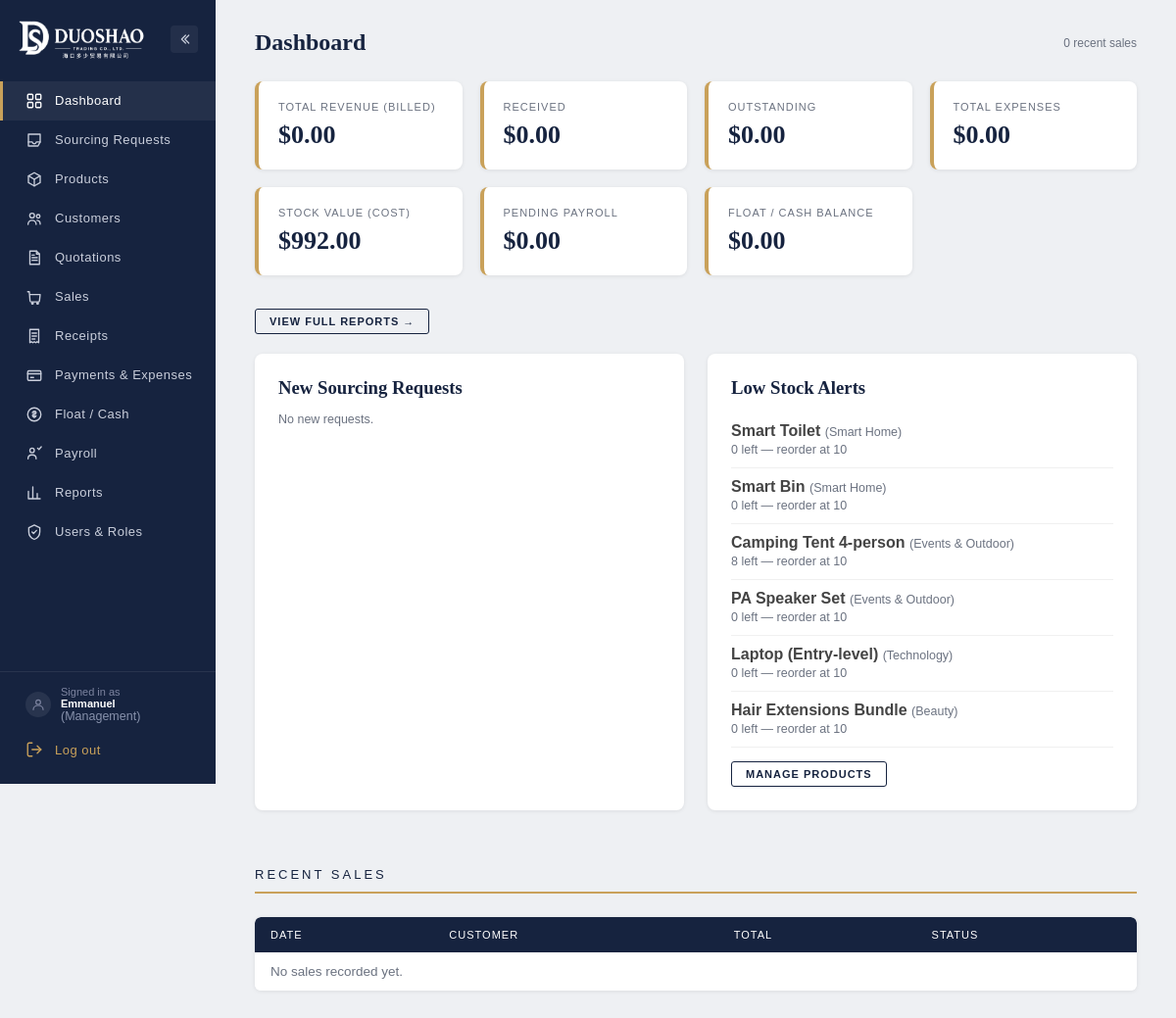
Page /admin/ (signed in) on the earlier database version.
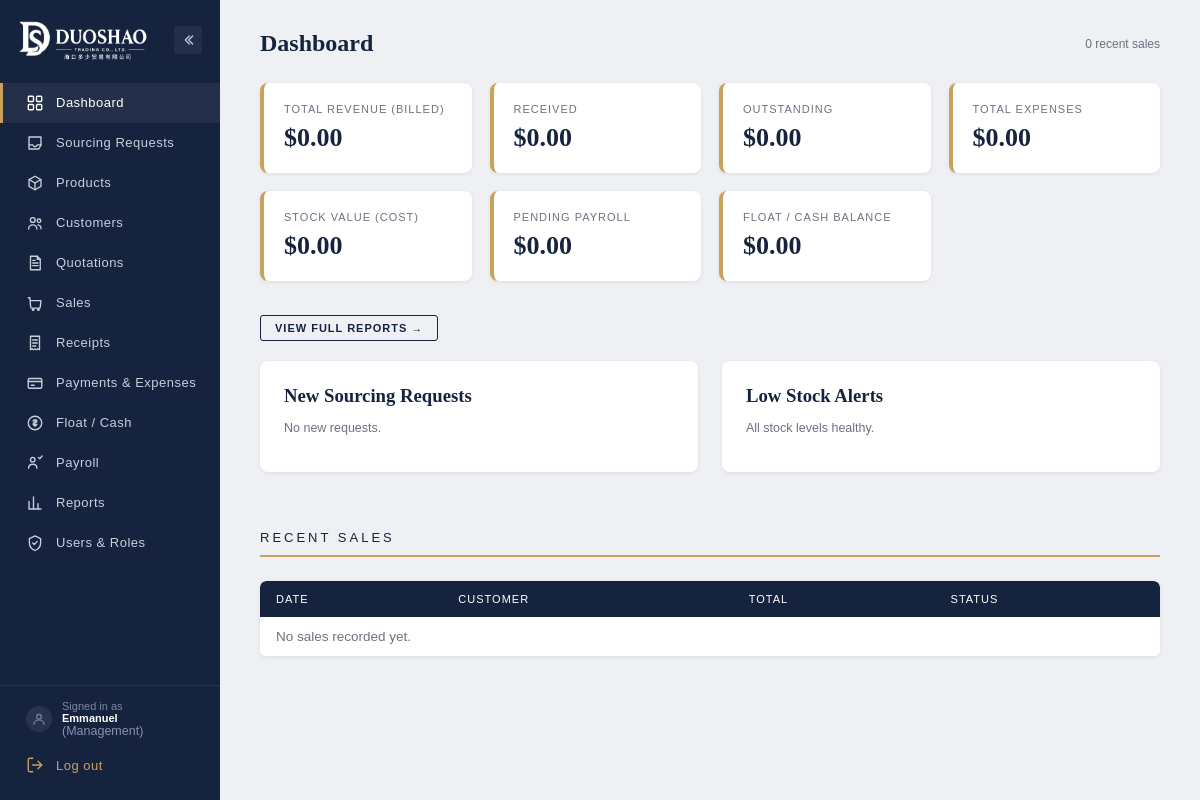
Same page on the later database version.
### duoshao/models.py (models this page shows, shortened)
class User(UserMixin, db.Model):
    id = db.Column(db.Integer, primary_key=True)
    username = db.Column(db.String(120), unique=True, nullable=False)  # staff: chosen username / clients: their email
    password_hash = db.Column(db.String(255), nullable=False)
    full_name = db.Column(db.String(120), nullable=False)
    role = db.Column(db.String(20), default="worker")  # admin / finance_hr / worker / client
    customer_id = db.Column(db.Integer, db.ForeignKey("customer.id"), nullable=True)  # set only for role='client'
    email = db.Column(db.String(120))  # for staff: where to send notifications, if different from username
    active = db.Column(db.Boolean, default=True)
    email_verified = db.Column(db.Boolean, default=False)
    created_at = db.Column(db.DateTime, default=datetime.utcnow)
    customer = db.relationship("Customer", backref=db.backref("user_account", uselist=False))
    @property
    def is_admin(self):
        return self.role == "admin"
    @property
    def is_finance(self):
        return self.role in ("admin", "finance_hr")
    @property
    def is_worker(self):
        return self.role in ("admin", "finance_hr", "worker")
    @property
    def is_client(self):
        return self.role == "client"
    @property
    def role_label(self):
        return {
            "admin": "Management",
            "finance_hr": "Finance / HR",
            "worker": "Worker",
            "client": "Client",
        }.get(self.role, self.role.title())

class Product(db.Model):
    __tablename__ = "stock_item"  # kept as the original table name — no data migration needed
    id = db.Column(db.Integer, primary_key=True)
    name = db.Column(db.String(150), nullable=False)
    sku = db.Column(db.String(60), unique=True)
    category = db.Column(db.String(80))
    description = db.Column(db.Text)
    image_filename = db.Column(db.String(255))
    quantity = db.Column(db.Integer, default=0)
    reorder_level = db.Column(db.Integer, default=5)
    unit_cost_usd = db.Column(db.Float, default=0)  # internal cost — never shown publicly
    unit_price_usd = db.Column(db.Float, default=0)  # what the customer pays
    active = db.Column(db.Boolean, default=True)  # visible on the public catalog
    variant_label = db.Column(db.String(40))  # e.g. "Color", "Size" — shown above the picker on the product page
    variant_options = db.Column(db.Text)  # comma-separated choices, e.g. "Red, Blue, Black" — same price/stock for all
    gallery_images = db.Column(db.Text)  # comma-separated additional image filenames, shown alongside the main photo
    location = db.Column(db.String(20))  # Zambia / Zimbabwe — where this stock is physically held
    created_at = db.Column(db.DateTime, default=datetime.utcnow)
    updated_at = db.Column(db.DateTime, default=datetime.utcnow, onupdate=datetime.utcnow)

### duoshao/admin/routes.py (the view)
@admin_bp.route("/")
@login_required
def dashboard():
    expire_stale_online_orders()  # release any abandoned PayPal/Card reservations first
    total_sales = db.session.query(func.coalesce(func.sum(Sale.id * 0), 0)).scalar()  # placeholder unused
    sales = Sale.query.all()
    total_revenue = sum(s.total for s in sales)
    total_received = sum(s.amount_received for s in sales)
    total_outstanding = round(total_revenue - total_received, 2)
    total_expenses = db.session.query(func.coalesce(func.sum(Expense.amount_usd), 0)).scalar()
    pending_payroll = db.session.query(func.coalesce(func.sum(PayrollRun.amount_usd), 0)) \
        .filter(PayrollRun.status == "pending").scalar()
    low_stock = Product.query.filter(Product.quantity <= Product.reorder_level, Product.active == True).all()
    new_requests = SourcingRequest.query.filter_by(status="new").order_by(SourcingRequest.created_at.desc()).all()
    stock_value = db.session.query(
        func.coalesce(func.sum(Product.quantity * Product.unit_cost_usd), 0)
    ).scalar()
    recent_sales = Sale.query.order_by(Sale.created_at.desc()).limit(6).all()
    float_balance = compute_float_balance()
    return render_template(
        "admin/dashboard.html",
        total_revenue=total_revenue,
        total_received=total_received,
        total_outstanding=total_outstanding,
        total_expenses=total_expenses,
        pending_payroll=pending_payroll,
        low_stock=low_stock,
        new_requests=new_requests,
        stock_value=stock_value,
        recent_sales=recent_sales,
        float_balance=float_balance,
    )

### duoshao/templates/admin/dashboard.html (shortened to what this page needs)
{% extends "admin/base.html" %}
{% block content %}
<div class="admin-topbar">
  <h1>Dashboard</h1>
  <span class="user-chip">{{ recent_sales|length }} recent sales</span>
</div>
{% if current_user.is_finance %}
<div class="stat-grid">
  <div class="stat-card">
    <div class="label">Total Revenue (Billed)</div>
    <div class="value">${{ "%.2f"|format(total_revenue) }}</div>
  </div>
  <div class="stat-card">
    <div class="label">Received</div>
    <div class="value">${{ "%.2f"|format(total_received) }}</div>
  </div>
  <div class="stat-card {{ 'alert' if total_outstanding > 0 }}">
    <div class="label">Outstanding</div>
    <div class="value">${{ "%.2f"|format(total_outstanding) }}</div>
  </div>
  <div class="stat-card">
    <div class="label">Total Expenses</div>
    <div class="value">${{ "%.2f"|format(total_expenses) }}</div>
  </div>
  <div class="stat-card">
    <div class="label">Stock Value (Cost)</div>
    <div class="value">${{ "%.2f"|format(stock_value) }}</div>
  </div>
  <div class="stat-card {{ 'alert' if pending_payroll > 0 }}">
    <div class="label">Pending Payroll</div>
    <div class="value">${{ "%.2f"|format(pending_payroll) }}</div>
  </div>
  <div class="stat-card">
    <div class="label">Float / Cash Balance</div>
    <div class="value">${{ "%.2f"|format(float_balance) }}</div>
  </div>
</div>
<div style="margin-bottom:20px;">
  <a href="{{ url_for('admin.reports') }}" class="btn btn-outline btn-sm">View Full Reports →</a>
</div>
{% endif %}
<div style="display:flex; gap:24px; flex-wrap:wrap;">
  <div class="card-block" style="flex:1; min-width:320px;">
    <h3 style="margin-bottom:14px;">New Sourcing Requests</h3>
    {% if new_requests %}
      {% for r in new_requests[:6] %}
      <div style="padding:10px 0; border-bottom:1px solid #f0f0f0;">
        <strong>{{ r.product_name }}</strong> <span class="muted">— {{ r.customer_name }}</span><br>
        <span class="muted">{{ r.contact }} · {{ r.created_at.strftime('%d %b %Y') }}</span>
      </div>
      {% endfor %}
      <a href="{{ url_for('admin.requests_list') }}" class="btn btn-outline btn-sm" style="margin-top:14px;">View All</a>
    {% else %}
      <p class="muted">No new requests.</p>
    {% endif %}
  </div>
  <div class="card-block" style="flex:1; min-width:320px;">
    <h3 style="margin-bottom:14px;">Low Stock Alerts</h3>
    {% if low_stock %}
      {% for s in low_stock[:6] %}
      <div style="padding:10px 0; border-bottom:1px solid #f0f0f0;">
        <strong>{{ s.name }}</strong> <span class="muted">({{ s.category }})</span><br>
        <span class="muted">{{ s.quantity }} left — reorder at {{ s.reorder_level }}</span>
      </div>
      {% endfor %}
      <a href="{{ url_for('admin.products') }}" class="btn btn-outline btn-sm" style="margin-top:14px;">Manage Products</a>
    {% else %}
      <p class="muted">All stock levels healthy.</p>
    {% endif %}
  </div>
</div>
<div class="section-title" style="margin-top:34px;"><span>Recent Sales</span></div>
<div class="table-wrap">
  <table class="data-table">
    <thead><tr><th>Date</th><th>Customer</th><th>Total</th><th>Status</th></tr></thead>
    <tbody>
      {% for s in recent_sales %}
      <tr onclick="window.location='{{ url_for('admin.sale_detail', sale_id=s.id) }}'" style="cursor:pointer;">
        <td>{{ s.date.strftime('%d %b %Y') }}</td>
        <td>{{ s.display_customer }}</td>
        <td>${{ "%.2f"|format(s.total) }}</td>
        <td><span class="badge badge-{{ 'paid' if s.status == 'paid' else ('partial' if s.status == 'partially_paid' else 'pending') }}">{{ s.status|replace('_',' ') }}</span></td>
      </tr>
      {% else %}
      <tr><td colspan="4" class="muted">No sales recorded yet.</td></tr>
      {% endfor %}
    </tbody>
  </table>
</div>
{% endblock %}

### duoshao/templates/admin/base.html (shortened to what this page needs)
<!DOCTYPE html>
<html lang="en">
<head>
<link rel="stylesheet" href="{{ url_for('static', filename='css/style.css') }}?v={{ asset_version('css/style.css') }}">
</head>
<body>
{% macro nav_icon(name) %}
{% if name == 'dashboard' %}
<svg viewBox="0 0 24 24"><rect x="3" y="3" width="7" height="7" rx="1.2"></rect><rect x="14" y="3" width="7" height="7" rx="1.2"></rect><rect x="3" y="14" width="7" height="7" rx="1.2"></rect><rect x="14" y="14" width="7" height="7" rx="1.2"></rect></svg>
{% elif name == 'requests' %}
<svg viewBox="0 0 24 24"><path d="M4 4h16v10.5L17 20H4z"></path><path d="M4 14.5h5.2c.3 1.4 1.5 2.5 2.8 2.5s2.5-1.1 2.8-2.5H20"></path></svg>
{% elif name == 'products' %}
<svg viewBox="0 0 24 24"><path d="M12 3l8 4.6v9L12 21l-8-4.4v-9z"></path><path d="M4.5 7.6L12 12l7.5-4.4"></path><path d="M12 12v9"></path></svg>
{% elif name == 'customers' %}
<svg viewBox="0 0 24 24"><circle cx="9" cy="8" r="3.2"></circle><path d="M3.5 20c0-3.4 2.6-5.6 5.5-5.6s5.5 2.2 5.5 5.6"></path><circle cx="17.3" cy="9" r="2.4"></circle><path d="M15.8 14.6c2.4.2 4.2 2.1 4.2 5"></path></svg>
{% elif name == 'quotations' %}
<svg viewBox="0 0 24 24"><path d="M6 3h9l4 4v14H6z"></path><path d="M15 3v4h4"></path><path d="M9 12h7M9 15.5h7M9 8.5h3"></path></svg>
{% elif name == 'sales' %}
<svg viewBox="0 0 24 24"><path d="M3 5h2.2l1 12.4a1.6 1.6 0 001.6 1.5h9.6a1.6 1.6 0 001.6-1.4l1-8.6H6.4"></path><circle cx="9.5" cy="20.5" r="1.1"></circle><circle cx="16.5" cy="20.5" r="1.1"></circle></svg>
{% elif name == 'receipts' %}
<svg viewBox="0 0 24 24"><path d="M6 3h12v18l-2.2-1.4L14 21l-2-1.4L10 21l-1.8-1.4L6 21z"></path><path d="M9 8h6M9 12h6M9 16h4"></path></svg>
{% elif name == 'expenses' %}
<svg viewBox="0 0 24 24"><rect x="3" y="6" width="18" height="13" rx="1.6"></rect><path d="M3 10h18"></path><path d="M7 15h4"></path></svg>
{% elif name == 'float' %}
<svg viewBox="0 0 24 24"><circle cx="12" cy="12" r="9"></circle><path d="M12 7.5v9M9.5 9.7c0-1.2 1.1-2 2.5-2s2.5.8 2.5 2-1.1 1.8-2.5 1.8-2.5.7-2.5 1.9 1.1 2 2.5 2 2.5-.8 2.5-2"></path></svg>
{% elif name == 'payroll' %}
<svg viewBox="0 0 24 24"><circle cx="9" cy="7.5" r="3"></circle><path d="M3.5 19c0-3.2 2.5-5.3 5.5-5.3s5.5 2.1 5.5 5.3"></path><path d="M16.5 4.5l1.8 1.8 3.2-3.6"></path></svg>
{% elif name == 'reports' %}
<svg viewBox="0 0 24 24"><path d="M4 20V10M10 20V4M16 20v-7M4 20h16"></path></svg>
{% elif name == 'users' %}
<svg viewBox="0 0 24 24"><path d="M12 2.5l7.5 3.6v5.4c0 5-3.2 8.7-7.5 10.5-4.3-1.8-7.5-5.5-7.5-10.5V6.1z"></path><path d="M9 12l2 2 4-4.2"></path></svg>
{% elif name == 'logout' %}
<svg viewBox="0 0 24 24"><path d="M9 21H5a2 2 0 01-2-2V5a2 2 0 012-2h4"></path><path d="M16 17l5-5-5-5"></path><path d="M21 12H9"></path></svg>
{% elif name == 'user' %}
<svg viewBox="0 0 24 24"><circle cx="12" cy="8.5" r="3.5"></circle><path d="M4.5 20c0-4 3.4-6.5 7.5-6.5s7.5 2.5 7.5 6.5"></path></svg>
{% elif name == 'chevrons' %}
<svg viewBox="0 0 24 24"><path d="M14 6l-6 6 6 6"></path><path d="M19 6l-6 6 6 6"></path></svg>
{% endif %}
{% endmacro %}
<div class="admin-shell">
  <aside class="admin-sidebar no-print" id="adminSidebar">
    <div class="sidebar-top">
      <img class="logo" src="{{ url_for('static', filename='img/logo-white.png') }}" alt="Duoshao Trading">
      <button class="collapse-btn" id="collapseToggle" aria-label="Toggle sidebar" title="Toggle sidebar">
        {{ nav_icon('chevrons') }}
      </button>
    </div>
    <nav class="sidebar-nav">
      <a href="{{ url_for('admin.dashboard') }}" class="{{ 'active' if request.endpoint == 'admin.dashboard' }}" title="Dashboard">
        <span class="nav-icon">{{ nav_icon('dashboard') }}</span><span class="nav-text">Dashboard</span>
      </a>
      <a href="{{ url_for('admin.requests_list') }}" class="{{ 'active' if request.endpoint == 'admin.requests_list' }}" title="Sourcing Requests">
        <span class="nav-icon">{{ nav_icon('requests') }}</span><span class="nav-text">Sourcing Requests</span>
      </a>
      <a href="{{ url_for('admin.products') }}" class="{{ 'active' if request.endpoint == 'admin.products' }}" title="Products">
        <span class="nav-icon">{{ nav_icon('products') }}</span><span class="nav-text">Products</span>
      </a>
      <a href="{{ url_for('admin.customers') }}" class="{{ 'active' if request.endpoint == 'admin.customers' }}" title="Customers">
        <span class="nav-icon">{{ nav_icon('customers') }}</span><span class="nav-text">Customers</span>
      </a>
      <a href="{{ url_for('admin.quotations_list') }}" class="{{ 'active' if request.endpoint in ['admin.quotations_list','admin.quotation_new','admin.quotation_detail'] }}" title="Quotations">
        <span class="nav-icon">{{ nav_icon('quotations') }}</span><span class="nav-text">Quotations</span>
      </a>
      <a href="{{ url_for('admin.sales_list') }}" class="{{ 'active' if request.endpoint in ['admin.sales_list','admin.sales_new','admin.sale_detail'] }}" title="Sales">
        <span class="nav-icon">{{ nav_icon('sales') }}</span><span class="nav-text">Sales</span>
      </a>
      <a href="{{ url_for('admin.receipts_list') }}" class="{{ 'active' if request.endpoint in ['admin.receipts_list','admin.receipt_detail','admin.receipt_combined'] }}" title="Receipts">
        <span class="nav-icon">{{ nav_icon('receipts') }}</span><span class="nav-text">Receipts</span>
      </a>
      {% if current_user.is_worker %}
      <a href="{{ url_for('admin.expenses') }}" class="{{ 'active' if request.endpoint == 'admin.expenses' }}" title="Payments &amp; Expenses">
        <span class="nav-icon">{{ nav_icon('expenses') }}</span><span class="nav-text">Payments &amp; Expenses</span>
      </a>
      <a href="{{ url_for('admin.float_ledger') }}" class="{{ 'active' if request.endpoint == 'admin.float_ledger' }}" title="Float / Cash">
        <span class="nav-icon">{{ nav_icon('float') }}</span><span class="nav-text">Float / Cash</span>
      </a>
      {% endif %}
      {% if current_user.is_finance %}
      <a href="{{ url_for('admin.payroll') }}" class="{{ 'active' if request.endpoint in ['admin.payroll','admin.payslip'] }}" title="Payroll">
        <span class="nav-icon">{{ nav_icon('payroll') }}</span><span class="nav-text">Payroll</span>
      </a>
      <a href="{{ url_for('admin.reports') }}" class="{{ 'active' if request.endpoint == 'admin.reports' }}" title="Reports">
        <span class="nav-icon">{{ nav_icon('reports') }}</span><span class="nav-text">Reports</span>
      </a>
      {% endif %}
      {% if current_user.is_admin %}
      <a href="{{ url_for('admin.users_list') }}" class="{{ 'active' if request.endpoint == 'admin.users_list' }}" title="Users &amp; Roles">
        <span class="nav-icon">{{ nav_icon('users') }}</span><span class="nav-text">Users &amp; Roles</span>
      </a>
      {% endif %}
    </nav>
    <div class="sidebar-foot">
      <div class="sidebar-user" title="{{ current_user.full_name }} ({{ current_user.role_label }})">
        <span class="nav-icon">{{ nav_icon('user') }}</span>
        <span class="nav-text">
          Signed in as<br><strong style="color:#fff;">{{ current_user.full_name }}</strong> <span class="muted" style="color:#8892ac;">({{ current_user.role_label }})</span>
        </span>
      </div>
      <a href="{{ url_for('auth.logout') }}" class="logout-link" title="Log out">
        <span class="nav-icon">{{ nav_icon('logout') }}</span><span class="nav-text">Log out</span>
      </a>
    </div>
  </aside>
  <main class="admin-main">
    {% block content %}{% endblock %}
  </main>
</div>
</body>
</html>

Differences in the rows shown:
removed Product: name "Smart Toilet", category "Smart Home", quantity "0", reorder_level "10"
removed Product: name "Smart Bin", category "Smart Home", quantity "0", reorder_level "10"
removed Product: name "Camping Tent 4-person", category "Events & Outdoor", quantity "8", reorder_level "10"
removed Product: name "PA Speaker Set", category "Events & Outdoor", quantity "0", reorder_level "10"
removed Product: name "Laptop (Entry-level)", category "Technology", quantity "0", reorder_level "10"
removed Product: name "Hair Extensions Bundle", category "Beauty", quantity "0", reorder_level "10"
Other differences:
{{ "%.2f"|format(stock_value) }}: "992.00" → "0.00"
text no longer shown: "MANAGE PRODUCTS"
text now shown: "All stock levels healthy."
